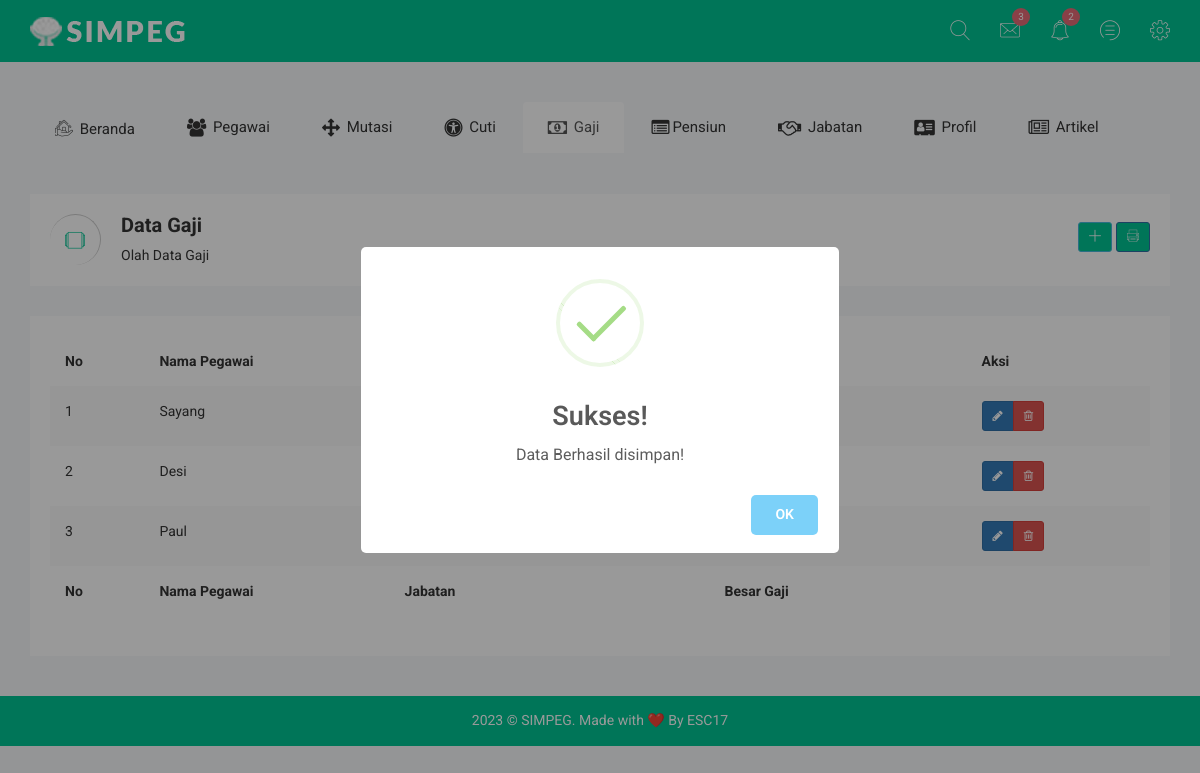
Screenshot of /admin/v_gaji.php?pesan=input (signed in) with the database file from the repository.
### tables this page shows
CREATE TABLE `gaji` (
  `id_gaji` int(10) NOT NULL,
  `id_pegawai` int(10) NOT NULL,
  `besar_gaji` varchar(50) NOT NULL
);

CREATE TABLE `pegawai` (
  `id_pegawai` int(10) NOT NULL,
  `nama` varchar(50) NOT NULL,
  `tempat_lahir` varchar(50) NOT NULL,
  `tgl_lahir` date NOT NULL,
  `jk` varchar(20) NOT NULL,
  `id_jabatan` int(10) NOT NULL,
  `pend_terakhir` varchar(50) NOT NULL,
  `status` varchar(50) NOT NULL
);

### admin/v_gaji.php (the view, shortened to what this page needs)
<?php include 'header.php' ?>
<div class="breadcomb-area">
    <div class="container">
        <div class="row">
            <div class="col-lg-12 col-md-12 col-sm-12 col-xs-12">
                <div class="breadcomb-list">
                    <div class="row">
                        <div class="col-lg-6 col-md-6 col-sm-6 col-xs-12">
                            <div class="breadcomb-wp">
                                <div class="breadcomb-icon">
                                    <i class="notika-icon notika-windows"></i>
                                </div>
                                <div class="breadcomb-ctn">
                                    <h2>Data Gaji</h2>
                                    <p>Olah Data <span class="bread-ntd">Gaji</span></p>
                                </div>
                            </div>
                        </div>
                        <div class="col-lg-6 col-md-6 col-sm-6 col-xs-3">
                            <div class="breadcomb-report">
                                <a href="add_gaji.php" type="button" data-toggle="tooltip" data-placement="left" title="Tambah Data" class="btn btn-info notika-btn-info btn-sm"><i class="notika-icon notika-plus-symbol"></i></a>
                                <a href="laporan-gaji.php" type="button" data-toggle="tooltip" data-placement="top" title="Download Report" class="btn btn-primary notika-btn-primary btn-sm"><i class="notika-icon notika-print"></i></a>
                            </div>
                        </div>
                    </div>
                </div>
            </div>
        </div>
    </div>
</div>
<div class="data-table-area">
    <div class="container">
        <div class="row">
            <div class="col-lg-12 col-md-12 col-sm-12 col-xs-12">
                <div class="data-table-list">
                    <div class="table-responsive">
                        <table id="data-table-basic" class="table table-striped">
                            <thead>
                                <tr>
                                    <th>No</th>
                                    <th>Nama Pegawai</th>
                                    <th>Jabatan</th>
                                    <th>Besar Gaji</th>
                                    <th>Aksi</th>
                                </tr>
                            </thead>
                            <tbody>
                                <?php
                                include 'koneksi/koneksi.php';
                                $no = 1;
                                $data = mysqli_query($con, "select * from gaji join pegawai on pegawai.id_pegawai=gaji.id_pegawai join jabatan on pegawai.id_jabatan=jabatan.id_jabatan");
                                while ($d = mysqli_fetch_array($data)) {
                                ?>
                                    <tr>
                                        <td><?php echo $no++; ?></td>
                                        <td><?php echo $d['nama']; ?></td>
                                        <td><?php echo $d['jabatan']; ?></td>
                                        <td>Rp. <?php echo number_format($d['besar_gaji']); ?>
                                        <td>
                                            <div class="btn-toolbar" role="toolbar">
                                                <div class="btn-group notika-group-btn">
                                                    <a href="edit_gaji.php?id=<?php echo $d['id_gaji']; ?>" type="button" class="btn btn-primary notika-btn-primary btn-sm"><i class="fa fa-pencil"></i></a>
                                                    <a href="del_gaji.php?id=<?php echo $d['id_gaji']; ?>" type="button" class="btn btn-danger notika-btn-danger btn-sm" onclick="return confirm('Yakin Data Akan Dihapus');"><i class="fa fa-trash-o "></i></a>
                                                </div>
                                            </div>
                                        </td>
                                    </tr>
                                <?php
                                }
                                ?>
                            </tbody>
                            <tfoot>
                                <tr>
                                    <th>No</th>
                                    <th>Nama Pegawai</th>
                                    <th>Jabatan</th>
                                    <th>Besar Gaji</th>
                                </tr>
                            </tfoot>
                        </table>
                    </div>
                </div>
            </div>
        </div>
    </div>
</div>
<?php include 'footer.php' ?>

### admin/css/themesaller-forms.css (style rules this page uses)
html, body { border: 0; margin: 0; padding: 0; font-size: 100%; vertical-align: baseline; font: inherit; }
body { margin: 0; padding: 0; background:url(../images/body_bg.jpg) no-repeat center top; }

### admin/css/main.css (style rules this page uses)
html { color: #222; font-size: 1em; line-height: 1.4; }

### rows the page displays
gaji: id_pegawai.nama "Sayang"
gaji: id_pegawai.nama "Desi"
gaji: id_pegawai.nama "Paul"
